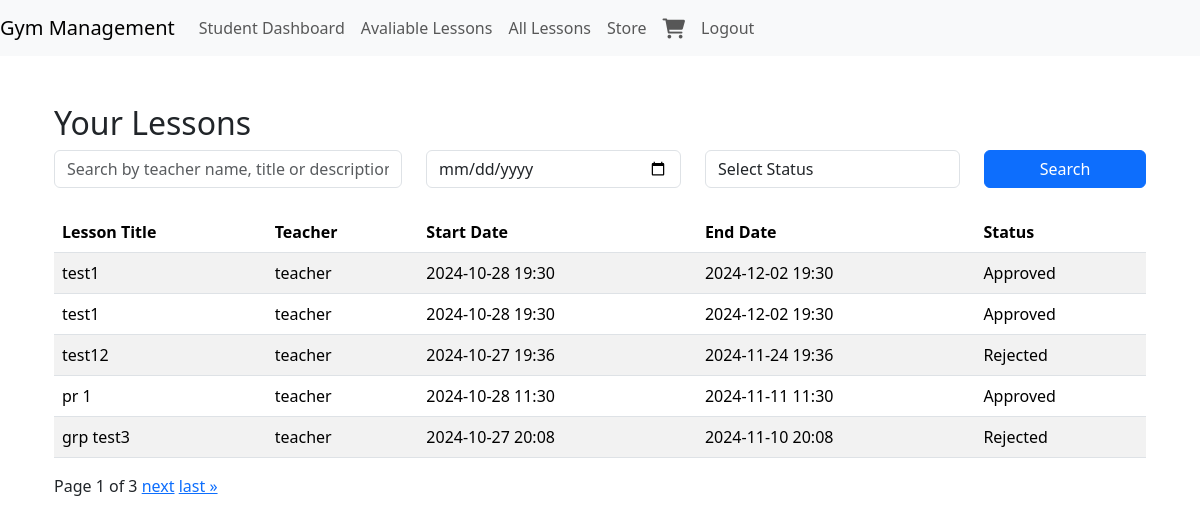
/student_dashboard/ (signed in), run on the app's committed database.
### dashboards/models.py (models this page shows, shortened)
class Lesson(models.Model):
    LESSON_TYPE_CHOICES = (
        ('private', 'Private'),
        ('group', 'Group'),
    )
    title = models.CharField(max_length=100)
    description = models.TextField()
    lesson_type = models.CharField(max_length=10, choices=LESSON_TYPE_CHOICES)
    teacher = models.ForeignKey(settings.AUTH_USER_MODEL, on_delete=models.CASCADE, related_name='lessons')
    max_students = models.PositiveIntegerField()
    duration_weeks = models.PositiveIntegerField()
    duration_hours = models.PositiveIntegerField()  # Ders süresi saat cinsinden
    start_date = models.DateTimeField()
    end_date = models.DateTimeField(blank=True, null=True)  # End date otomatik hesaplanacak

### users/models.py (models this page shows, shortened)
class User(AbstractUser):
    ROLE_CHOICES = (
        ('teacher', 'Teacher'),
        ('student', 'Student'),
        ('manager', 'Manager'),
    )
    role = models.CharField(max_length=10, choices=ROLE_CHOICES)
    skills = models.ManyToManyField(Skill, blank=True)  # Yalnızca öğretmenler için beceri alanı
    def is_teacher(self):
        return self.role == 'teacher'
    def is_student(self):
        return self.role == 'student'

### dashboards/views.py (the view)
# urls.py: path('student_dashboard/', views.student_dashboard, name='student_dashboard'),
@login_required
def student_dashboard(request):
    enrollments = Enrollment.objects.filter(student=request.user)
    lessons = Lesson.objects.filter(id__in=[enrollment.lesson_id for enrollment in enrollments])
    lesson_status = {enrollment.lesson_id: enrollment.status for enrollment in enrollments}
    query = request.GET.get('query', '').strip()
    date_query = request.GET.get('date', '').strip()
    status_query = request.GET.get('status', '').strip()
    if query:
        lessons = lessons.filter(
            Q(teacher__username__icontains=query) |
            Q(title__icontains=query) |
            Q(description__icontains=query)
        )
    if date_query:
        lessons = lessons.filter(start_date__date=date_query)
    if status_query:
        enrollments = enrollments.filter(status=status_query)
        lessons = Lesson.objects.filter(id__in=[enrollment.lesson_id for enrollment in enrollments])
    paginator = Paginator(lessons, 5)  # Sayfa başına 5 ders
    page_number = request.GET.get('page')
    page_obj = paginator.get_page(page_number)
    return render(request, 'dashboards/student_dashboard.html', {
        'page_obj': page_obj,
        'query': query,
        'date_query': date_query,
        'status_query': status_query,
        'lesson_status': lesson_status  # Derslerin durumları
    })

### dashboards/templatetags/custom_filters.py (called while the page is built)
@register.filter
def dict_get(dictionary, key):
    return dictionary.get(key, None)

### sales/models.py (called while the page is built)
    def get_total_items(self):
        return sum(item.quantity for item in self.items.all())

### templates/dashboards/student_dashboard.html (shortened to what this page needs)
{% extends "base.html" %}
{% load custom_filters %}
{% block content %}
<div class="container mt-4">
    <h2>Your Lessons</h2>
    <form method="get" class="mb-4">
        <div class="row">
            <div class="col-md-4">
                <input type="text" name="query" value="{{ query }}" class="form-control" placeholder="Search by teacher name, title or description">
            </div>
            <div class="col-md-3">
                <input type="date" name="date" value="{{ date_query }}" class="form-control">
            </div>
            <div class="col-md-3">
                <select name="status" class="form-control">
                    <option value="">Select Status</option>
                </select>
            </div>
            <div class="col-md-2">
                <button type="submit" class="btn btn-primary w-100">Search</button>
            </div>
        </div>
    </form>
    {% if page_obj %}
        <table class="table table-striped mt-4">
            <thead class="thead-dark">
                <tr>
                    <th>Lesson Title</th>
                    <th>Teacher</th>
                    <th>Start Date</th>
                    <th>End Date</th>
                    <th>Status</th>
                </tr>
            </thead>
            <tbody>
                {% for lesson in page_obj %}
                <tr>
                    <td>{{ lesson.title }}</td>
                    <td>{{ lesson.teacher.username }}</td>
                    <td>{{ lesson.start_date|date:"Y-m-d H:i" }}</td>
                    <td>{{ lesson.end_date|date:"Y-m-d H:i" }}</td>
                    <td>{{ lesson_status|dict_get:lesson.id|capfirst }}</td>
                </tr>
                {% empty %}
                <tr>
                    <td colspan="5" class="text-center">No lessons found for selected criteria.</td>
                </tr>
                {% endfor %}
            </tbody>
        </table>
        <div class="pagination">
            <span class="step-links">
                <span class="current">
                    Page {{ page_obj.number }} of {{ page_obj.paginator.num_pages }}
                </span>
                {% if page_obj.has_next %}
                    <a href="?page={{ page_obj.next_page_number }}">next</a>
                    <a href="?page={{ page_obj.paginator.num_pages }}">last &raquo;</a>
                {% endif %}
            </span>
        </div>
    {% else %}
        <p>No lessons available. Use the filters to search.</p>
    {% endif %}
</div>
{% endblock %}

### data on the page
Lesson: title "test1", teacher.username "teacher", start_date "2024-10-28 19:30", end_date "2024-12-02 19:30", id "Approved"
Lesson: title "test1", teacher.username "teacher", start_date "2024-10-28 19:30", end_date "2024-12-02 19:30", id "Approved"
Lesson: title "test12", teacher.username "teacher", start_date "2024-10-27 19:36", end_date "2024-11-24 19:36", id "Rejected"
Lesson: title "pr 1", teacher.username "teacher", start_date "2024-10-28 11:30", end_date "2024-11-11 11:30", id "Approved"
Lesson: title "grp test3", teacher.username "teacher", start_date "2024-10-27 20:08", end_date "2024-11-10 20:08", id "Rejected"

### other printed values
{{ page_obj.number }} "1"
{{ page_obj.paginator.num_pages }} "3"
